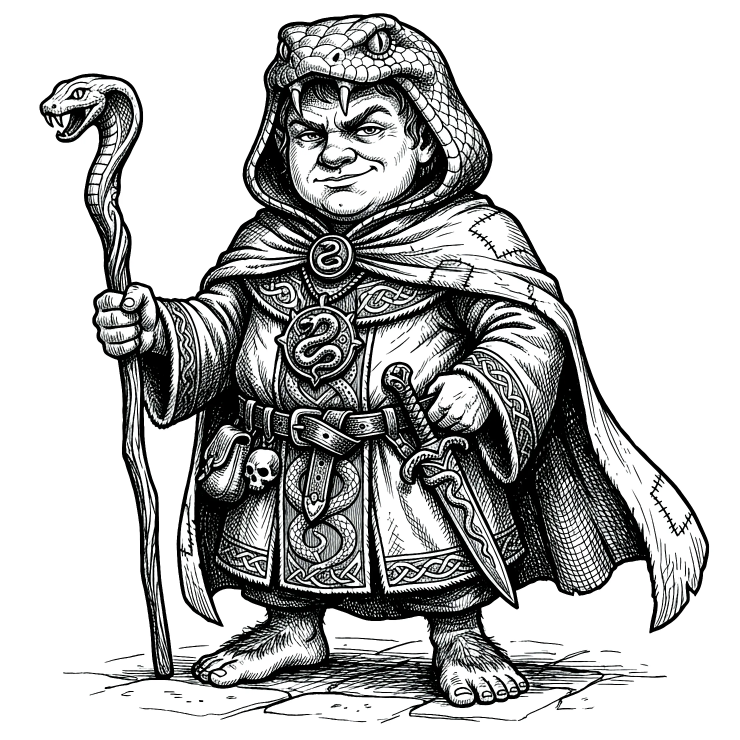
#> input picture src/assets/images/abramo.webp, 2220 x 2220 px (shown at 1/3 size)
$ python make-token.py ../src/assets/images/abramo.webp
#> lines starting #> are read from the running program, lines starting #| are printed output that depends on the picture; after the words box and inside, x2 and y2 are one past the last pixel; in counts of white or black regions, pixels touching at a corner belong together
#!/usr/bin/env python3
"""Generate a Foundry VTT dynamic token ring subject from an avatar image.

Usage: make-token.py [--padding RATIO] <avatar_image> [...]

Options:
  --padding PCT  Percentage of canvas reserved for ring padding (default: 0).
                 Foundry dynamic token rings expect 33 (subject fills inner 2/3).

Takes a square avatar image and crops it to a circle. Output is a 512x512 webp
with transparent background.

Produces <name>_token.webp alongside the input file.
"""

import sys
import os
import numpy as np
import cv2

TOKEN_SIZE = 512
# Percentage of canvas reserved for ring padding. 0 = no padding, 33 = Foundry default.
PADDING_PCT = 100/6


def make_token(image_path, padding_pct=PADDING_PCT):
    img = cv2.imread(image_path, cv2.IMREAD_UNCHANGED)
    if img is None:
        print(f"Error: cannot read {image_path}", file=sys.stderr)
        sys.exit(1)

    h, w = img.shape[:2]
    if h != w:
        print(f"Error: image is not square ({w}x{h})", file=sys.stderr)
        sys.exit(1)

    padding = padding_pct / 100
    subject_size = round(TOKEN_SIZE * (1 - padding))
    img = cv2.resize(img, (subject_size, subject_size), interpolation=cv2.INTER_AREA)

    # Ensure 4 channels (BGRA)
    if img.shape[2] == 3:
        img = cv2.cvtColor(img, cv2.COLOR_BGR2BGRA)

    # Apply circular mask
    mask = np.zeros((subject_size, subject_size), dtype=np.uint8)
    center = subject_size // 2
    cv2.circle(mask, (center, center), center, 255, -1)
    img[:, :, 3] = cv2.bitwise_and(img[:, :, 3], mask)

    if padding > 0:
        canvas = np.zeros((TOKEN_SIZE, TOKEN_SIZE, 4), dtype=np.uint8)
        offset = (TOKEN_SIZE - subject_size) // 2
        canvas[offset:offset + subject_size, offset:offset + subject_size] = img
    else:
        canvas = img

    # Write output
    base, _ = os.path.splitext(image_path)
    # Strip _avatar suffix if present
    if base.endswith("_avatar"):
        base = base[:-7]
    out_path = f"{base}_token.webp"
    cv2.imwrite(out_path, canvas, [cv2.IMWRITE_WEBP_QUALITY, 85])
    pad_px = (TOKEN_SIZE - subject_size) // 2 if padding > 0 else 0
    print(f"Token: {out_path}, size: {TOKEN_SIZE}px, padding: {pad_px}px", file=sys.stderr)


if __name__ == "__main__":
    args = sys.argv[1:]

    if "--help" in args or "-h" in args or len(args) == 0:
        print(__doc__)
        sys.exit(0)

    # Parse --padding
    padding_pct = PADDING_PCT
    filtered = []
    skip_next = False
    for i, a in enumerate(args):
        if skip_next:
            skip_next = False
            continue
        if a == "--padding" and i + 1 < len(args):
            padding_pct = int(args[i + 1])
            skip_next = True
        elif a.startswith("--padding="):
            padding_pct = int(a.split("=", 1)[1])
        elif a.startswith("--"):
            continue
        else:
            filtered.append(a)

    if len(filtered) == 0:
        print(__doc__)
        sys.exit(0)

    for path in filtered:
        make_token(path, padding_pct=padding_pct)
#> in make_token, img is the input picture: shape (2220, 2220, 4); mean B, G, R, A 188.6, 188.8, 188.2, 254.7
#> in make_token, `img = cv2.resize(img, (subject_size, subject_size), interpolation=cv2...`:
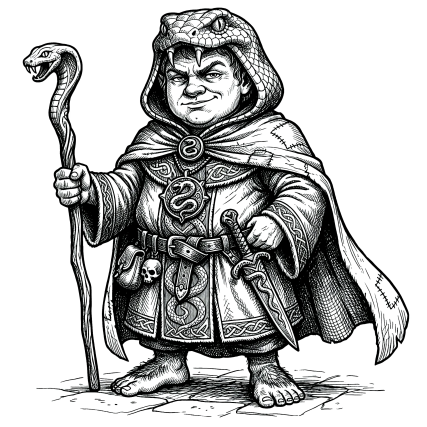
#> img: shape (427, 427, 4); mean B, G, R, A 188.6, 188.8, 188.2, 254.7
#> in make_token, `cv2.circle(mask, (center, center), center, 255, -1)`:
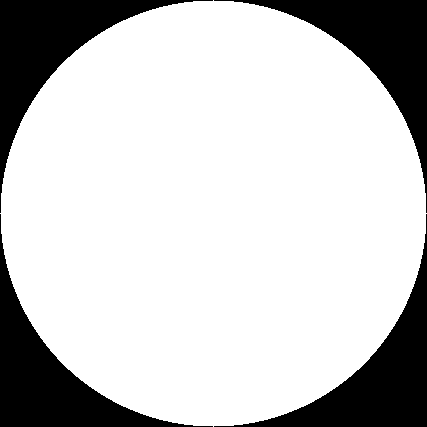
#> mask: shape (427, 427); 78.2% white; 4 black regions, box (x1, y1, x2, y2) and area: (0, 0, 213, 213) 9959, (214, 0, 427, 213) 9959, (0, 214, 213, 427) 9959, (214, 214, 427, 427) 9959
#> in make_token, `canvas[offset:offset + subject_size, offset:offset + subject_size] = img`:
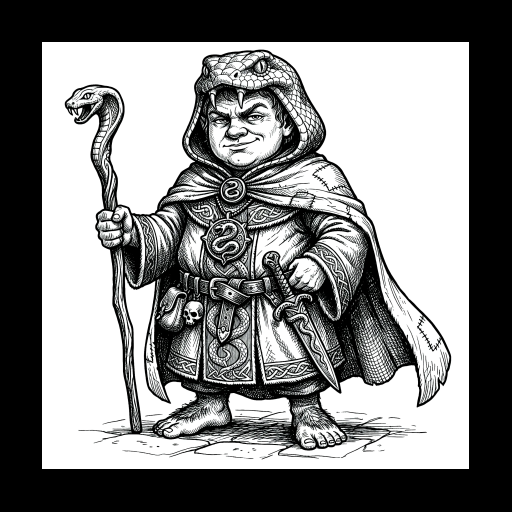
#> canvas: shape (512, 512, 4); mean B, G, R, A 131.2, 131.3, 130.9, 138.6
